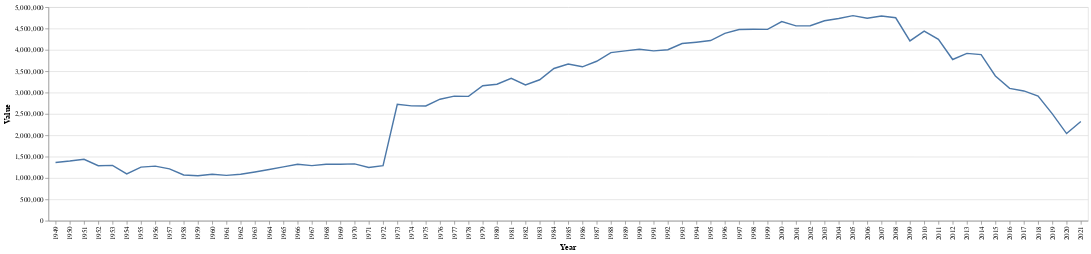

Write notebook code for a chart like this one.
### Code cell
# if data is in index and needs to used by altair, it needs to be moved to a regular column using reset code below
# https://altair-viz.github.io/user_guide/data.html
total_coal_comsumption_df = total_coal_comsumption_df.reset_index()
total_coal_comsumption_df = total_coal_comsumption_df[total_coal_comsumption_df['Year'] != '2022']
alt.Chart(total_coal_comsumption_df[['Year', 'Value']]).mark_line().encode(
    x='Year',y='Value')

### Figure 1 — Vega-Lite specification as saved in the notebook (floating-point values rounded to 4 significant figures)
{"config": {"view": {"continuousWidth": 400, "continuousHeight": 300}}, "data": {"name": "data-11debd2fa63946d5f936d34d10dee43d"}, "mark": "line", "encoding": {"x": {"field": "Year", "type": "nominal"}, "y": {"field": "Value", "type": "quantitative"}}, "$schema": "https://vega.github.io/schema/vega-lite/v4.17.0.json", "datasets": {"data-11debd2fa63946d5f936d34d10dee43d": [{"Year": "1949", "Value": 1364000.0}, {"Year": "1950", "Value": 1396000.0}, {"Year": "1951", "Value": 1437000.0}, {"Year": "1952", "Value": 1288000.0}, {"Year": "1953", "Value": 1296000.0}, {"Year": "1954", "Value": 1096000.0}, {"Year": "1955", "Value": 1255000.0}, {"Year": "1956", "Value": 1278000.0}, {"Year": "1957", "Value": 1212000.0}, {"Year": "1958", "Value": 1070000.0}, {"Year": "1959", "Value": 1052000.0}, {"Year": "1960", "Value": 1086000.0}, {"Year": "1961", "Value": 1062000.0}, {"Year": "1962", "Value": 1088000.0}, {"Year": "1963", "Value": 1142000.0}, {"Year": "1964", "Value": 1198000.0}, {"Year": "1965", "Value": 1261000.0}, {"Year": "1966", "Value": 1320000.0}, {"Year": "1967", "Value": 1289000.0}, {"Year": "1968", "Value": 1320000.0}, {"Year": "1969", "Value": 1321000.0}, {"Year": "1970", "Value": 1330000.0}, {"Year": "1971", "Value": 1245000.0}, {"Year": "1972", "Value": 1289000.0}, {"Year": "1973", "Value": 2725000.0}, {"Year": "1974", "Value": 2689000.0}, {"Year": "1975", "Value": 2686000.0}, {"Year": "1976", "Value": 2844000.0}, {"Year": "1977", "Value": 2915000.0}, {"Year": "1978", "Value": 2911000.0}, {"Year": "1979", "Value": 3161000.0}, {"Year": "1980", "Value": 3196000.0}, {"Year": "1981", "Value": 3334000.0}, {"Year": "1982", "Value": 3180000.0}, {"Year": "1983", "Value": 3299000.0}, {"Year": "1984", "Value": 3563000.0}, {"Year": "1985", "Value": 3668000.0}, {"Year": "1986", "Value": 3603000.0}, {"Year": "1987", "Value": 3733000.0}, {"Year": "1988", "Value": 3934000.0}, {"Year": "1989", "Value": 3975000.0}, {"Year": "1990", "Value": 4012000.0}, {"Year": "1991", "Value": 3976000.0}, {"Year": "1992", "Value": 4002000.0}, {"Year": "1993", "Value": 4149000.0}, {"Year": "1994", "Value": 4180000.0}, {"Year": "1995", "Value": 4217000.0}, {"Year": "1996", "Value": 4386000.0}, {"Year": "1997", "Value": 4476000.0}, {"Year": "1998", "Value": 4483000.0}, {"Year": "1999", "Value": 4478000.0}, {"Year": "2000", "Value": 4662000.0}, {"Year": "2001", "Value": 4562000.0}, {"Year": "2002", "Value": 4564000.0}, {"Year": "2003", "Value": 4680000.0}, {"Year": "2004", "Value": 4734000.0}, {"Year": "2005", "Value": 4801000.0}, {"Year": "2006", "Value": 4739000.0}, {"Year": "2007", "Value": 4790000.0}, {"Year": "2008", "Value": 4751000.0}, {"Year": "2009", "Value": 4208000.0}, {"Year": "2010", "Value": 4440000.0}, {"Year": "2011", "Value": 4245000.0}, {"Year": "2012", "Value": 3774000.0}, {"Year": "2013", "Value": 3917000.0}, {"Year": "2014", "Value": 3889000.0}, {"Year": "2015", "Value": 3389000.0}, {"Year": "2016", "Value": 3099000.0}, {"Year": "2017", "Value": 3038000.0}, {"Year": "2018", "Value": 2917000.0}, {"Year": "2019", "Value": 2500000.0}, {"Year": "2020", "Value": 2040000.0}, {"Year": "2021", "Value": 2323000.0}]}}
